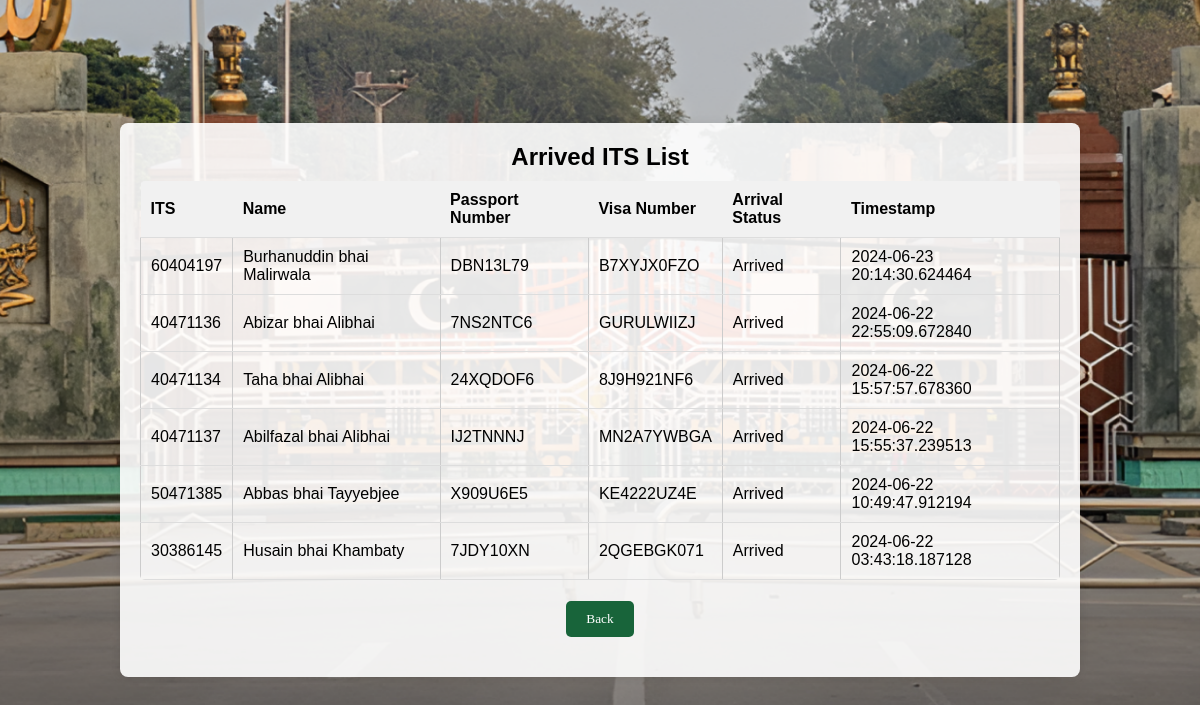
Before: /arrived-list/ with the older database file.
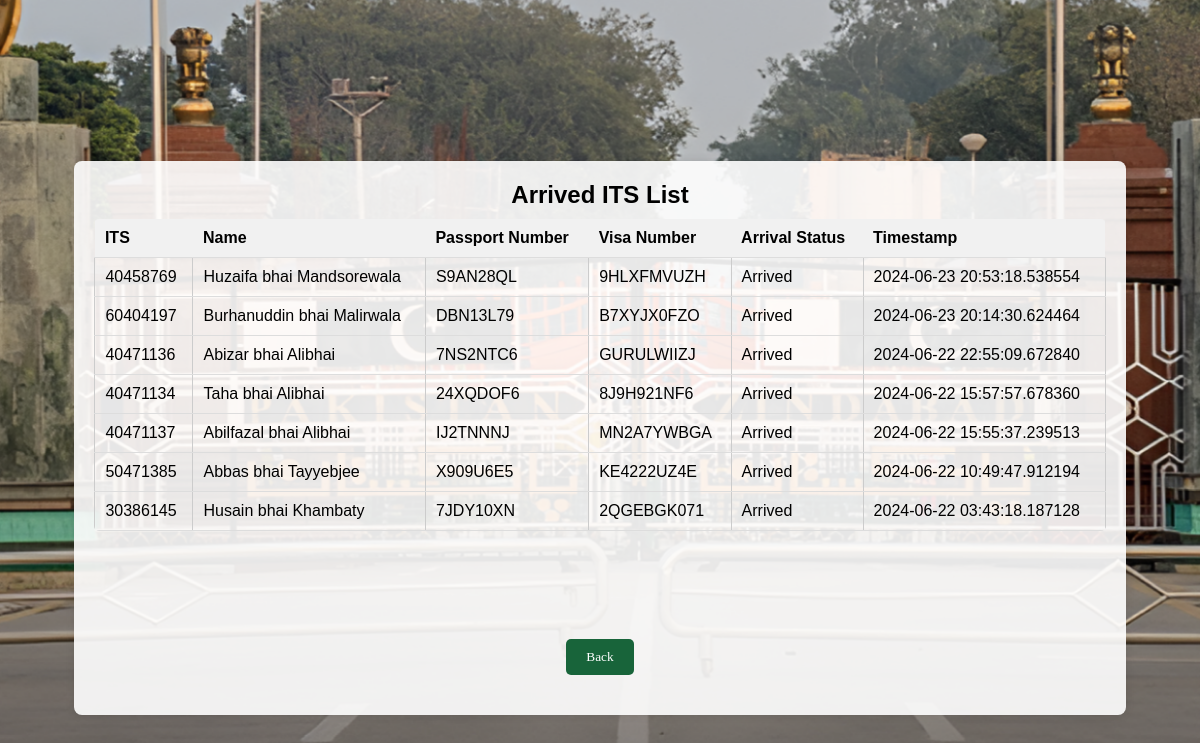
After: the same page with the newer database file.
### database.py (models this page shows)
class Master(Base):
    __tablename__ = "master"
    ITS = Column(Integer, primary_key=True, index=True)
    first_name = Column(String)
    middle_name = Column(String)
    last_name = Column(String)
    DOB = Column(Date)
    passport_No = Column(String, unique=True)
    passport_Expiry = Column(Date)
    Visa_No = Column(String, unique=True)
    Mode_of_Transport = Column(String)
    phone = Column(String, nullable=True)
    arrived = Column(Boolean, default=False)
    timestamp = Column(DateTime, default=func.now())

### main.py (the view)
@app.get("/arrived-list/", response_class=HTMLResponse)
async def arrived_list(request: Request, db: Session = Depends(get_db)):
    arrived_masters = db.query(Master).filter(Master.arrived == True).order_by(desc(Master.timestamp)).all()
    return templates.TemplateResponse("arrived_list.html", {"request": request, "arrived_masters": arrived_masters})

### templates/arrived_list.html (shortened to what this page needs)
<!DOCTYPE html>
<html lang="en">
<head>
    <link rel="stylesheet" href="/static/custom.css">
</head>
<body>
    <div class="container" style="width: 120vh;">
        <h2>Arrived ITS List</h2>
        <div class="table-container">
            <table>
                <thead>
                    <tr>
                        <th>ITS</th>
                        <th>Name</th>
                        <th>Passport Number</th>
                        <th>Visa Number</th>
                        <th>Arrival Status</th>
                        <th>Timestamp</th>
                    </tr>
                </thead>
                <tbody>
                    {% for master in arrived_masters %}
                    <tr>
                        <td>{{ master.ITS }}</td>
                        <td>{{ master.first_name }} {{ master.middle_name or "" }} {{ master.last_name }}</td>
                        <td>{{ master.passport_No }}</td>
                        <td>{{ master.Visa_No }}</td>
                        <td>{{ "Arrived" if master.arrived else "Not Arrived" }}</td>
                        <td>{{ master.timestamp }}</td>
                    </tr>
                    {% endfor %}
                </tbody>
            </table>
        </div>
        <div>
            <form action="/mark-as-arrived-form/" method="get">
                <button type="submit" class="button" style="margin:20px;">Back</button>
            </form>
        </div>
    </div>
</body>
</html>

Changed rows visible on the page:
now on this page (row edited): Master: ITS "40458769", first_name "Huzaifa", middle_name "bhai", last_name "Mandsorewala", passport_No "S9AN28QL", Visa_No "9HLXFMVUZH", arrived "Arrived", timestamp "2024-06-23 20:53:18.538554"
